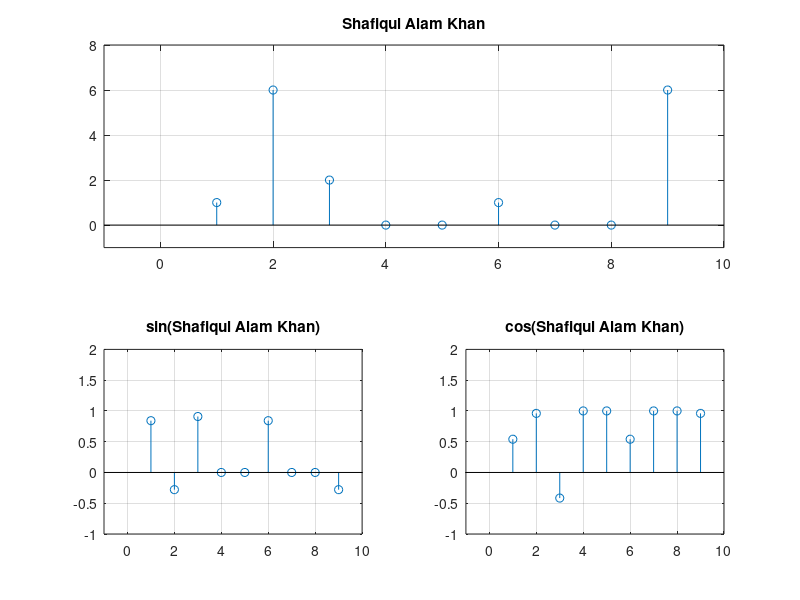

Source code (MATLAB):
clc; clear all; close all;
t=[1,6,2,0,0,1,0,0,6];
x=sin(t)
y=cos(t)
subplot(2,1,1);stem(t)
title('Shafiqul Alam Khan')
axis([-1 10 -1 8])
grid on
subplot(2,2,3);stem(x)
title('sin(Shafiqul Alam Khan)')
axis([-1 10 -1 2])
grid on
subplot(2,2,4);stem(y)
title('cos(Shafiqul Alam Khan)')
axis([-1 10 -1 2])
grid on